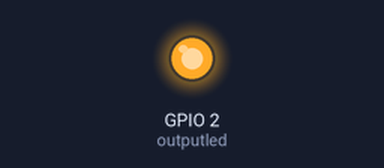
Bench run of a sketch on a simulated ESP8266 (NodeMCU). Parts: output pins drawn as LEDs (lit = HIGH). WiFi joins after 1.5 s; servers stay silent unless stated; what the sketch prints to the serial monitor is not drawn.

Above: at 0.1 s.
At 0.7 s:
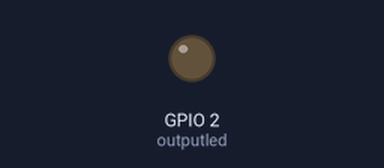
Timing chart, 0 to 2.7 s (numbered marks = the images above):
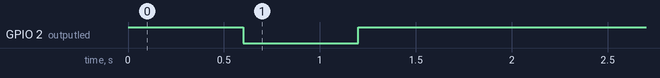

The sketch:

wifimanager.ino
```cpp
#include <ESP8266WiFi.h>
#include <DNSServer.h>
#include <ESP8266WebServer.h>
#include <WiFiManager.h> // https://github.com/tzapu/WiFiManager
#include <ESP8266HTTPClient.h> //library Http Client

//for LED status
#include <Ticker.h>
Ticker ticker;

#define ON LOW
#define OFF HIGH

const int outputled = 2;

// Set web server port number to 80
WiFiServer server(80);


void tick() {
    //toggle state
    int state = digitalRead(outputled);  // get the current state of GPIO1 pin
    digitalWrite(outputled, !state);     // set pin to the opposite state
}

//gets called when WiFiManager enters configuration mode
void configModeCallback (WiFiManager *myWiFiManager) {
    Serial.println("Entered config mode");
    Serial.println(WiFi.softAPIP());
    //if you used auto generated SSID, print it
    Serial.println(myWiFiManager->getConfigPortalSSID());
    //entered config mode, make led toggle faster
    ticker.attach(0.2, tick);
}

void setup() {
    Serial.begin(115200);

    // Initialize the output variables as outputs
    pinMode(outputled, OUTPUT);

    // Set outputs to LOW
    digitalWrite(outputled, OFF);

    ticker.attach(0.6, tick);

    WiFiManager wifiManager;

    // If you want to erase all the stored information, run it once
    wifiManager.resetSettings();
    // set custom ip for portal
    //wifiManager.setAPConfig(IPAddress(10,0,1,1), IPAddress(10,0,1,1), IPAddress(255,255,255,0));
    ////set callback that gets called when connecting to previous WiFi fails, and enters Access Point mode
    wifiManager.setAPCallback(configModeCallback);

    wifiManager.setMinimumSignalQuality();

    Serial.println("Connected Device...");

    // connect to AP WiFi
    if (!wifiManager.autoConnect("OkeRelay")) {
        Serial.println("failed to connect and hit timeout");
        //reset and try again, or maybe put it to deep sleep
        ESP.reset();
        delay(1000);
    }

    server.begin();

    //if you get here you have connected to the WiFi
    Serial.println("Connected WiFi...");
    ticker.detach();
    digitalWrite(outputled, OFF);
}

void loop(){
}
```
